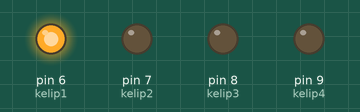
The sketch below on a simulated Arduino Uno, built with avr-gcc and run on an emulated ATmega328P. On the bench: output pins drawn as LEDs (lit = HIGH).

Above: at 0.7 s.
At 2.2 s:
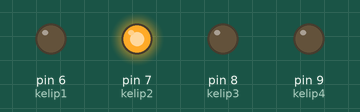
At 3.7 s:
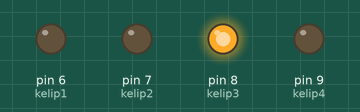
At 5.2 s:
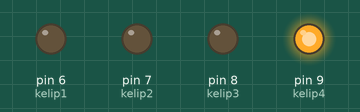
Timing chart, 0 to 7.8 s (numbered marks = the images above):
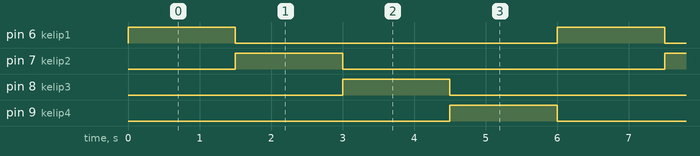

Measured:
- by itself, pin 6 (kelip1), pin 7 (kelip2), pin 8 (kelip3), pin 9 (kelip4): alternates HIGH for 1.5 s and LOW for 4.5 s
- by itself, everything shown: repeats every 6.0 s, in 4 steps

The sketch:

Agung_xitkj4_LED.ino
```cpp
int kelip1=6;
int kelip2=7;
int kelip3=8;
int kelip4=9;

void setup() {
  pinMode (kelip1,OUTPUT);
  pinMode (kelip2,OUTPUT);
  pinMode (kelip3,OUTPUT);
  pinMode (kelip4,OUTPUT);
}

void loop() {
  digitalWrite(kelip1,HIGH);
  digitalWrite(kelip2,LOW);
  digitalWrite(kelip3,LOW);
  digitalWrite(kelip4,LOW);
    delay(1500);
  digitalWrite(kelip1,LOW);
  digitalWrite(kelip2,HIGH);
  digitalWrite(kelip3,LOW);
  digitalWrite(kelip4,LOW);
    delay(1500);
  digitalWrite(kelip1,LOW);
  digitalWrite(kelip2,LOW);
  digitalWrite(kelip3,HIGH);
  digitalWrite(kelip4,LOW);
    delay(1500);
  digitalWrite(kelip1,LOW);
  digitalWrite(kelip2,LOW);
  digitalWrite(kelip3,LOW);
  digitalWrite(kelip4,HIGH);
    delay(1500);
}
```
